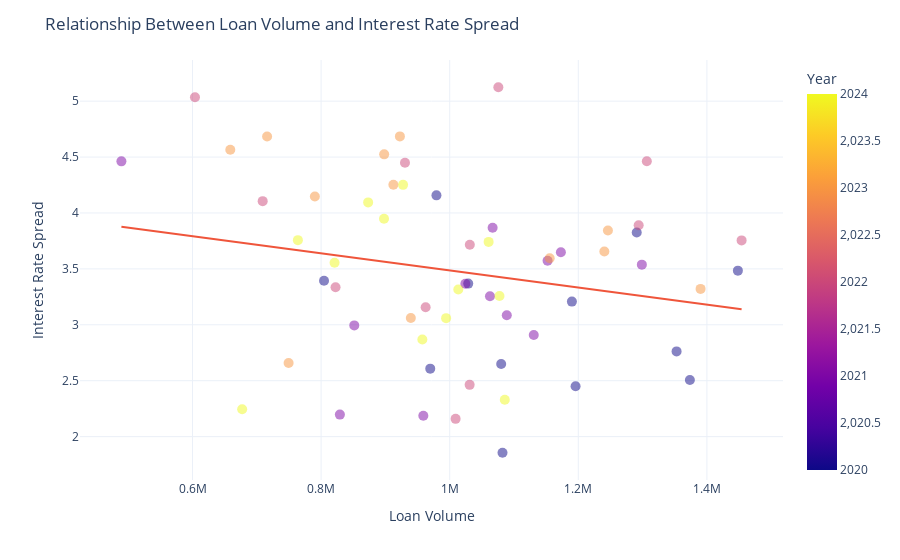

The notebook cell this image was saved under:
### Code cell
# # import numpy as np
# # import plotly.express as px

# # # Generating sample data
# # np.random.seed(0)
# # num_months = 24

# # # Sample loan volume data
# # data.loan_volume = np.random.normal(loc=1000000, scale=200000, size=num_months)

# # # Sample interest rate spread data
# # interest_rate_loans = np.random.uniform(low=3.5, high=6, size=num_months)  # Example loan interest rates
# # interest_rate_deposits = np.random.uniform(low=0.5, high=2, size=num_months)  # Example deposit interest rates
# # data.interest_rate_spread = interest_rate_loans - interest_rate_deposits

# # Plotting scatter plot with trendline
# fig = px.scatter(x=data.loan_volume, y=data.interest_rate_spread, trendline="ols", labels={'x':'Loan Volume', 'y':'Interest Rate Spread'})
# fig.update_traces(marker=dict(size=10, opacity=0.5))

# fig.update_layout(title='Relationship Between Loan Volume and Interest Rate Spread',
#                   template='plotly_white')

# fig.show()
data['year'] = data['date'].dt.year
fig = px.scatter(data, x='loan_volume', y='interest_rate_spread', color='year', trendline="ols", labels={'loan_volume':'Loan Volume', 'interest_rate_spread':'Interest Rate Spread', 'year': 'Year'})
fig.update_traces(marker=dict(size=10, opacity=0.5))
fig.update_layout(title='Relationship Between Loan Volume and Interest Rate Spread', template='plotly_white')
fig.show()

### Figure 1 — Plotly figure (JSON) as saved in the notebook; plotly's stock layout.template omitted (floating-point values rounded to 4 significant figures)
{"data": [{"hovertemplate": "Loan Volume=%{x}<br>Interest Rate Spread=%{y}<br>Year=%{marker.color}<extra></extra>", "legendgroup": "", "marker": {"color": [2020, 2020, 2020, 2020, 2020, 2020, 2020, 2020, 2020, 2020, 2020, 2020, 2021, 2021, 2021, 2021, 2021, 2021, 2021, 2021, 2021, 2021, 2021, 2021, 2022, 2022, 2022, 2022, 2022, 2022, 2022, 2022, 2022, 2022, 2022, 2022, 2023, 2023, 2023, 2023, 2023, 2023, 2023, 2023, 2023, 2023, 2023, 2023, 2024, 2024, 2024, 2024, 2024, 2024, 2024, 2024, 2024, 2024, 2024, 2024], "coloraxis": "coloraxis", "opacity": 0.5, "size": 10, "symbol": "circle"}, "mode": "markers", "name": "", "orientation": "v", "showlegend": false, "type": "scatter", "x": [1353000.0, 1080000.0, 1196000.0, 1448000.0, 1374000.0, 804500.0, 1190000.0, 969700.0, 979400.0, 1082000.0, 1029000.0, 1291000.0, 1152000.0, 1024000.0, 1089000.0, 1067000.0, 1299000.0, 959000.0, 1063000.0, 829200.0, 489400.0, 1131000.0, 1173000.0, 851600.0, 1454000.0, 709100.0, 1009000.0, 962600.0, 1307000.0, 1294000.0, 1031000.0, 1076000.0, 822400.0, 603800.0, 930400.0, 1031000.0, 1246000.0, 1240000.0, 922500.0, 939500.0, 790300.0, 716000.0, 658700.0, 1390000.0, 898100.0, 912400.0, 749400.0, 1155000.0, 677200.0, 957500.0, 820900.0, 1077000.0, 897800.0, 763900.0, 994400.0, 1086000.0, 1013000.0, 1060000.0, 873100.0, 927500.0], "xaxis": "x", "y": [2.762, 2.65, 2.45, 3.484, 2.507, 3.393, 3.207, 2.608, 4.158, 1.856, 3.369, 3.825, 3.572, 3.366, 3.086, 3.867, 3.538, 2.186, 3.255, 2.197, 4.462, 2.908, 3.648, 2.995, 3.755, 4.106, 2.159, 3.157, 4.463, 3.891, 2.463, 5.124, 3.336, 5.035, 4.449, 3.716, 3.844, 3.655, 4.685, 3.061, 4.148, 4.684, 4.566, 3.321, 4.524, 4.253, 2.658, 3.595, 2.245, 2.869, 3.555, 3.257, 3.948, 3.757, 3.059, 2.329, 3.316, 3.741, 4.095, 4.251], "yaxis": "y"}, {"hovertemplate": "<b>OLS trendline</b><br>interest_rate_spread = -7.65149e-07 * loan_volume + 4.2505<br>R<sup>2</sup>=0.044776<br><br>Loan Volume=%{x}<br>Interest Rate Spread=%{y} <b>(trend)</b><extra></extra>", "legendgroup": "", "marker": {"opacity": 0.5, "size": 10, "symbol": "circle"}, "mode": "lines", "name": "", "showlegend": false, "type": "scatter", "x": [489400.0, 603800.0, 658700.0, 677200.0, 709100.0, 716000.0, 749400.0, 763900.0, 790300.0, 804500.0, 820900.0, 822400.0, 829200.0, 851600.0, 873100.0, 897800.0, 898100.0, 912400.0, 922500.0, 927500.0, 930400.0, 939500.0, 957500.0, 959000.0, 962600.0, 969700.0, 979400.0, 994400.0, 1009000.0, 1013000.0, 1024000.0, 1029000.0, 1031000.0, 1031000.0, 1060000.0, 1063000.0, 1067000.0, 1076000.0, 1077000.0, 1080000.0, 1082000.0, 1086000.0, 1089000.0, 1131000.0, 1152000.0, 1155000.0, 1173000.0, 1190000.0, 1196000.0, 1240000.0, 1246000.0, 1291000.0, 1294000.0, 1299000.0, 1307000.0, 1353000.0, 1374000.0, 1390000.0, 1448000.0, 1454000.0], "xaxis": "x", "y": [3.876, 3.788, 3.746, 3.732, 3.708, 3.703, 3.677, 3.666, 3.646, 3.635, 3.622, 3.621, 3.616, 3.599, 3.582, 3.564, 3.563, 3.552, 3.545, 3.541, 3.539, 3.532, 3.518, 3.517, 3.514, 3.509, 3.501, 3.49, 3.478, 3.475, 3.467, 3.463, 3.462, 3.461, 3.439, 3.437, 3.434, 3.427, 3.426, 3.424, 3.423, 3.42, 3.417, 3.385, 3.369, 3.366, 3.353, 3.34, 3.336, 3.301, 3.297, 3.263, 3.26, 3.257, 3.251, 3.215, 3.2, 3.187, 3.142, 3.138], "yaxis": "y"}], "layout": {"coloraxis": {"colorbar": {"title": {"text": "Year"}}, "colorscale": [[0, "#0d0887"], [0.1111, "#46039f"], [0.2222, "#7201a8"], [0.3333, "#9c179e"], [0.4444, "#bd3786"], [0.5556, "#d8576b"], [0.6667, "#ed7953"], [0.7778, "#fb9f3a"], [0.8889, "#fdca26"], [1, "#f0f921"]]}, "legend": {"tracegroupgap": 0}, "margin": {"t": 60}, "title": {"text": "Relationship Between Loan Volume and Interest Rate Spread"}, "xaxis": {"anchor": "y", "domain": [0, 1], "title": {"text": "Loan Volume"}}, "yaxis": {"anchor": "x", "domain": [0, 1], "title": {"text": "Interest Rate Spread"}}}}
